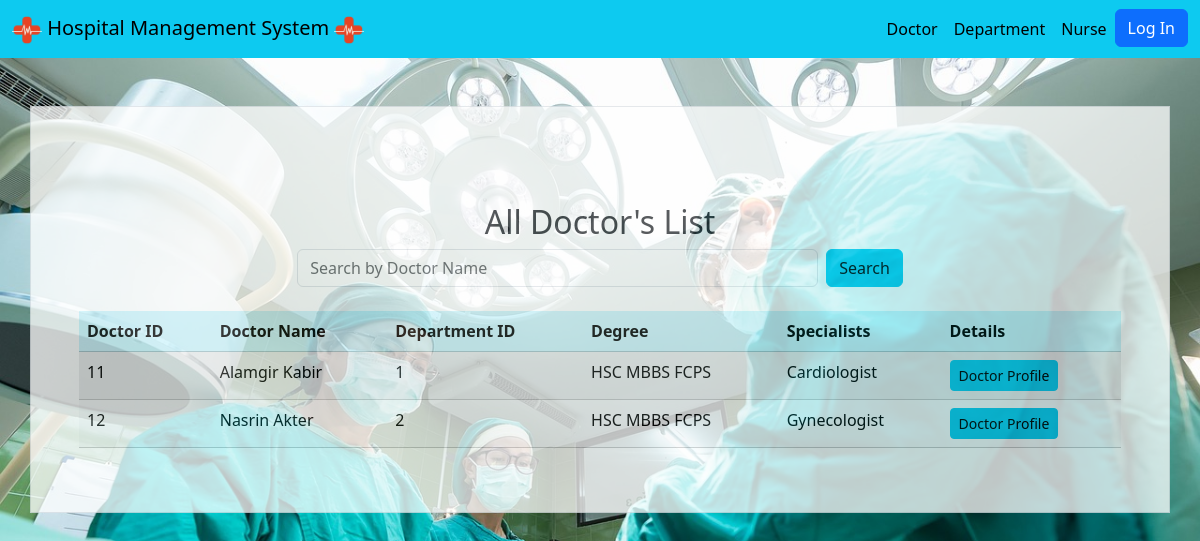
/Website/doctor.php, run on the app's committed database.
### tables this page shows
CREATE TABLE `doctor` (
  `Doctor_ID` int(10) NOT NULL,
  `Doctor_Name` varchar(20) NOT NULL,
  `Department_ID` int(10) DEFAULT NULL,
  `Degree` text DEFAULT NULL,
  `Specialists` text DEFAULT NULL
);

### Website/doctor.php (the view, shortened to what this page needs)
<!DOCTYPE html>
<html>
<?php
include("header.php");
include("connect.php");
$searchTerm = '';
?>
<head>
    <link rel="stylesheet" href="https://cdn.jsdelivr.net/npm/bootstrap@5.3.2/dist/css/bootstrap.min.css">
</head>
<body style="background-image: url(img/doctorpage.jpeg); background-size: cover; background-repeat: no-repeat;">
    <div class="container p-5 my-5 bg-white border opacity-75">
        <h2 class="text-center">All Doctor's List</h2>
        <form class="d-flex justify-content-center mb-4" method="GET" action="">
            <input class="form-control w-50" type="text" name="search" placeholder="Search by Doctor Name" value="<?php echo htmlspecialchars($searchTerm); ?>">
            <button class="btn btn-info ms-2" type="submit">Search</button>
        </form>
        <table class="table table-light table-striped table-responsive">
            <thead class="table-info">
                <tr>
                    <th>Doctor ID</th>
                    <th>Doctor Name</th>
                    <th>Department ID</th>
                    <th>Degree</th>
                    <th>Specialists</th>
                    <th>Details</th>
                </tr>
            </thead>
            <tbody>
                <?php
                 if ($searchTerm) {
                    $sql = "SELECT * FROM doctor WHERE Doctor_Name LIKE '%$searchTerm%' ORDER BY Doctor_ID";
                } else {
                    $sql = "SELECT * FROM doctor ORDER BY Doctor_ID";
                }
                $result = mysqli_query($conn, $sql);
                if (mysqli_num_rows($result) > 0) {
                    while($row = mysqli_fetch_assoc($result)) {
                        echo "<tr>
                                <td>".$row["Doctor_ID"]."</td>
                                <td>".$row["Doctor_Name"]."</td>
                                <td>".$row["Department_ID"]."</td>
                                <td>".$row["Degree"]."</td>
                                <td>".$row["Specialists"]."</td>
                                <td>
                                    <a href='doctorprofile.php?id=".$row["Doctor_ID"]."' class='btn btn-info btn-sm'>Doctor Profile</a>";
                        echo "</td>
                            </tr>";
                    }
                } else {
                    echo "<tr><td colspan='6' class='text-center'>No doctors found</td></tr>";
                }
                ?>
            </tbody>
        </table>
    </div>
</body>
</html>

### data on the page
doctor: Doctor_ID "11", Doctor_Name "Alamgir Kabir", Department_ID "1", Degree "HSC MBBS FCPS", Specialists "Cardiologist"
doctor: Doctor_ID "12", Doctor_Name "Nasrin Akter", Department_ID "2", Degree "HSC MBBS FCPS", Specialists "Gynecologist"
